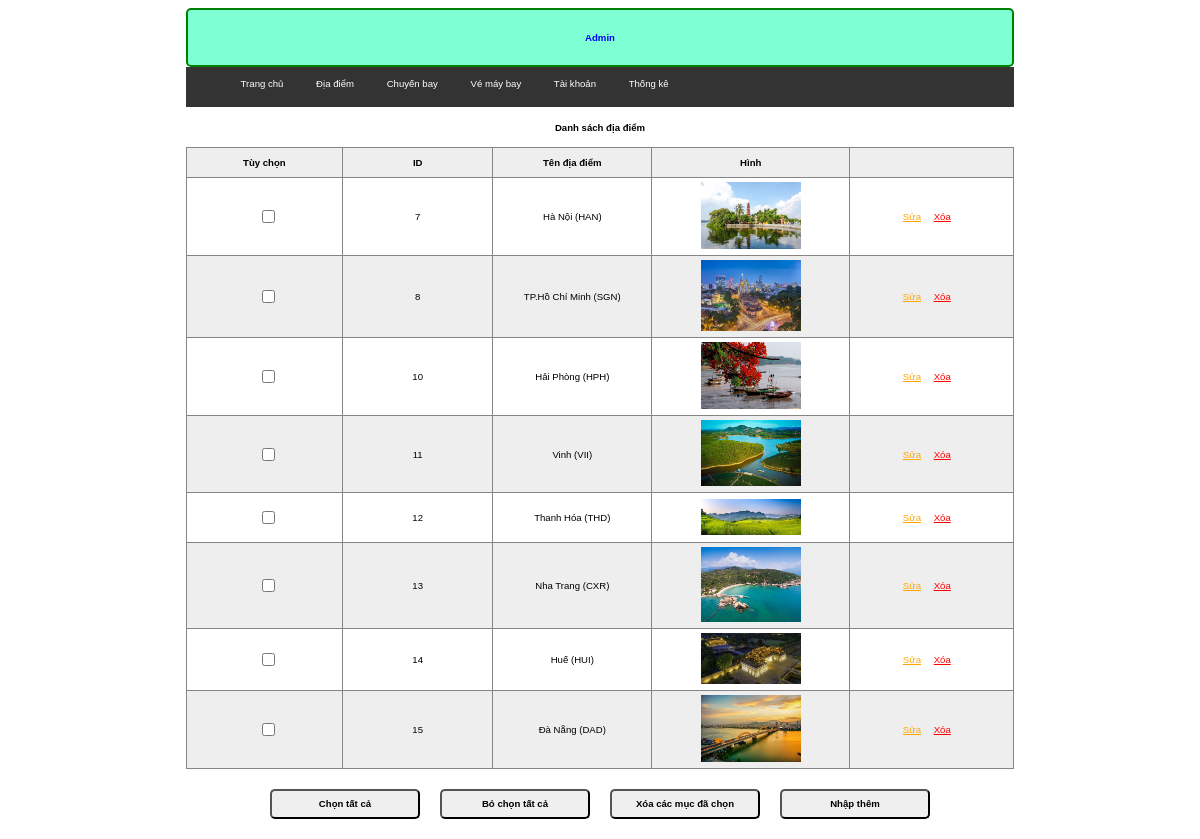
The app's page /admin/index.php?act=listdd (signed in) with its own data.
### tables this page shows
CREATE TABLE `dia_diem` (
  `id` int(11) NOT NULL,
  `ten` varchar(255) NOT NULL,
  `img` varchar(255) NOT NULL
);

### model/pdo.php (called while the page is built, shortened)
<?php
function pdo_get_connection(){
    $servername = "localhost";
    $username = "root";
    $password = "";
    try {
        $conn = new PDO("mysql:host=$servername;dbname=dat_ve_may_bay", $username, $password);
        $conn->setAttribute(PDO::ATTR_ERRMODE, PDO::ERRMODE_EXCEPTION);
        return $conn;
    } catch(PDOException $e) {
        echo "Connection failed: " . $e->getMessage();
    }
}
function pdo_query($sql){
    $sql_args=array_slice(func_get_args(),1);
    try{
        $conn=pdo_get_connection();
        $stmt=$conn->prepare($sql);
        $stmt->execute($sql_args);
        $rows=$stmt->fetchAll();
        return $rows;
    }
    catch(PDOException $e){
        throw $e;
    }
    finally{
        unset($conn);
    }
}
?>

### model/diadiem.php (called while the page is built, shortened)
<?php
    function loadall_diadiem() {
        $sql = "SELECT * FROM `dia_diem` WHERE 1";
        $listDiaDiem = pdo_query($sql);
        return $listDiaDiem;
    }
?>

### admin/diadiem/list.php (the view, shortened to what this page needs)
<?php
    if (isset($_SESSION['user']) && ($_SESSION['role'] == 0)) {
?>
    <div class="rowheader">
        <h1>Danh sách địa điểm</h1>
    </div>
    <table>
        <tr>
            <th>Tùy chọn</th>
            <th>ID</th>
            <th>Tên địa điểm</th>
            <th>Hình</th>
            <th></th>
        </tr>
        <?php
            foreach ($listDiaDiem as $value) {
                extract($value);
                echo '
                <tr>
                    <td><input type="checkbox" name="name[]" id="check_all"></td>
                    <td>'.$id.'</td>
                    <td>'.$ten.'</td>
                    <td><img src="../upload/'.$img.'" alt="no photo" class="h-10 w-10" style="width:100px;"></td>
                    <td class="">
                        <a href="index.php?act=updatedd&id='.$id.'" style="color:orange">Sửa</a>
                        <a href="index.php?act=deldd&id='.$id.'" style="color: red;margin:0 10px;" onclick="return confirm(\'Bạn có chắc xóa không\')">Xóa</a>
                    </td>
                </tr>
                ';
            }
        ?>
    </table>
    <div class="but">
        <input class="border-[2px] bg-[#eee] border-[#868585]" type="button" value="Chọn tất cả" id="btn1">
        <input class="border-[2px] bg-[#eee] border-[#868585]" type="button" value="Bỏ chọn tất cả" id="btn2">
        <input class="border-[2px] bg-[#eee] border-[#868585]" type="button" value="Xóa các mục đã chọn">
        <a href="index.php?act=adddd"><input type="button" value="Nhập thêm" class="border-[2px] bg-[#eee] border-[#868585]"></a>
    </div>
<?php
    }
?>

### css/admin.css (style rules this page uses)
* { box-sizing: border-box; font-family: sans-serif; font-size: 0.8vw; }
.rowheader { height: 40px; width: 100%; display: flex; justify-content: center; align-items: center; background-color: #fff; }
.but { display: flex; justify-content: center; align-items: center; margin: 20px 0; }
input { padding: 4px; width: 100%; }
input[type="button"] { margin: 0 10px; width: 150px; height: 30px; border-radius: 5px 5px 5px 5px; font-weight: 700; }
td { width: 300px; height: 50px; }
th { height: 30px; }
table, th, td { border: 1px solid #868585; text-align: center; padding: 4px; }
table { border-collapse: collapse; }
table tr:nth-child(odd) { background-color: #eee; }
table tr:nth-child(even) { background-color: white; }
input[type="submit"], input[type="reset"], input[type="button"] { margin: 0 10px; height: 30px; border-radius: 5px 5px 5px 5px; font-weight: 700; }

### records on screen
dia_diem: id "7", ten "Hà Nội (HAN)", img (picture)
dia_diem: id "8", ten "TP.Hồ Chí Minh (SGN)", img (picture)
dia_diem: id "10", ten "Hải Phòng (HPH)", img (picture)
dia_diem: id "11", ten "Vinh (VII)", img (picture)
dia_diem: id "12", ten "Thanh Hóa (THD)", img (picture)
dia_diem: id "13", ten "Nha Trang (CXR)", img (picture)
dia_diem: id "14", ten "Huế (HUI)", img (picture)
dia_diem: id "15", ten "Đà Nẵng (DAD)", img (picture)
